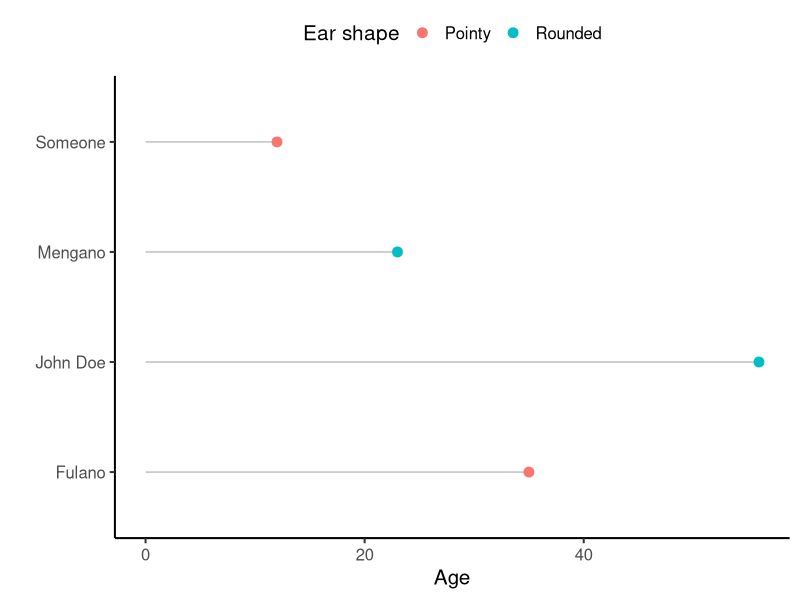

Write R code to recreate this figure.
## ---- chunk 1
#| label: setup
#| include: false
library(tidyverse)
library(kableExtra)
dataset <- tibble(
  name = c("Fulano", "Mengano", "John Doe", "Someone"),
  age = c(35, 23, 56, 12),
  ear_type = c("Pointy", "Rounded", "Rounded", "Pointy")
)

## ---- chunk 2
#| label: tbl-tblex
#| tbl-cap: Age and ear shape of people invented for this exercise.
#| tbl-cap-location: margin
#| echo: fenced
kbl(dataset, col.names = c("Name", "Age", "Ear shape")) %>% 
  kable_paper()
## ---- chunk 3
#| label: fig-figex
#| fig-cap: A lollipop chart showing the ages and ear shapes of people invented for this exercise.
#| echo: fenced
ggplot(dataset, aes(x = age, y = name)) +
  geom_segment(aes(xend = 0, yend = name), color = "gray") +
  geom_point(aes(color = ear_type), size = 3) +
  labs(x = "Age", y = "", color = "Ear shape") +
  theme_classic(base_size = 15) +
  theme(legend.position = "top")
